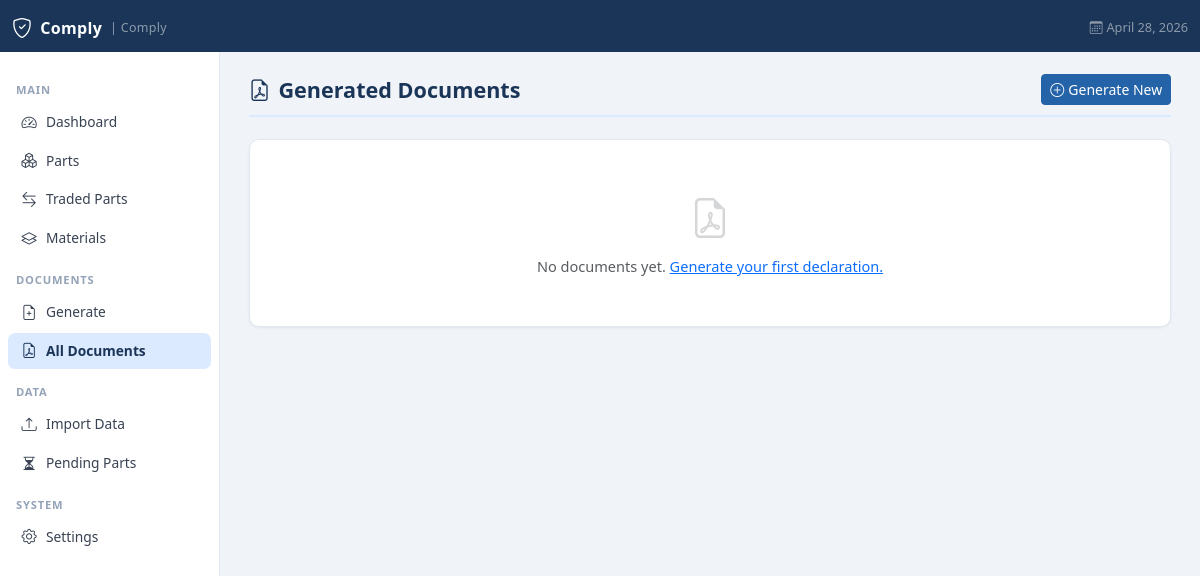
Page /documents on the earlier database version.
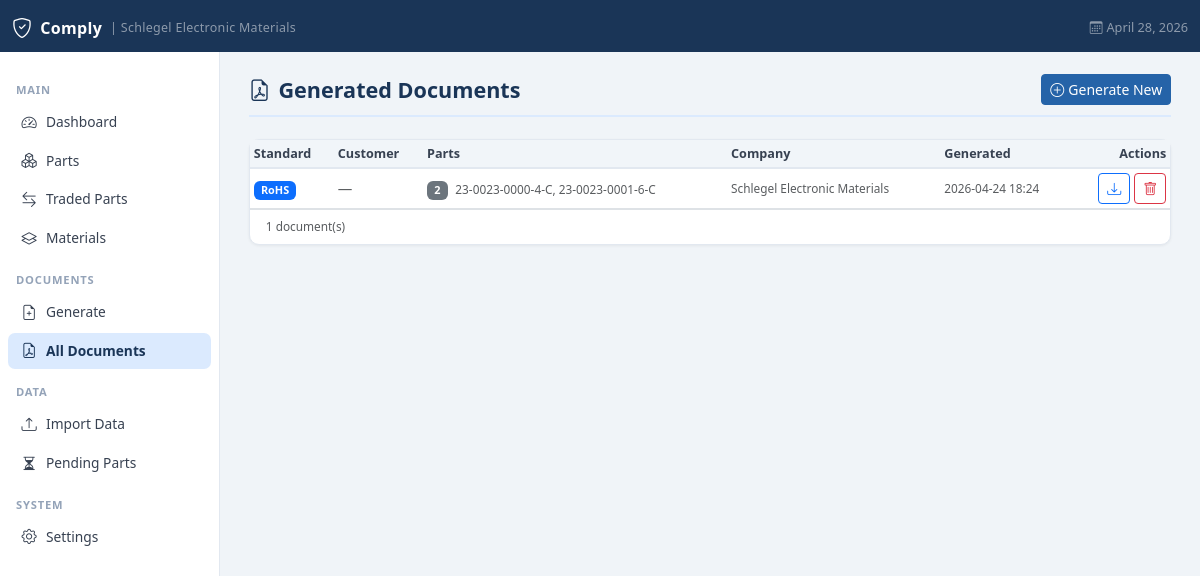
Same page on the later database version.
### tables this page shows
CREATE TABLE settings(
            id          INTEGER PRIMARY KEY AUTOINCREMENT,
            key         TEXT NOT NULL UNIQUE,
            value       TEXT,
            updated_at  TEXT DEFAULT (datetime('now'))
        );

CREATE TABLE documents (
            id              INTEGER PRIMARY KEY AUTOINCREMENT,
            doc_type        TEXT,
            customer        TEXT,
            signatory       TEXT,
            company         TEXT,
            file_path       TEXT,
            generated_at    TEXT DEFAULT (datetime('now'))
        );

### app.py (the view)
@app.route("/documents")
def documents_list():
    conn = get_db()
    docs = conn.execute("""
        SELECT d.*, GROUP_CONCAT(dp.part_number, ', ') as parts_list,
               COUNT(dp.id) as part_count
        FROM documents d
        LEFT JOIN document_parts dp ON dp.document_id=d.id
        GROUP BY d.id ORDER BY d.generated_at DESC
    """).fetchall()
    conn.close()
    return render_template("documents.html", docs=docs)

### app.py (called while the page is built)
def get_db():
    conn = sqlite3.connect(DB_PATH)
    conn.row_factory = sqlite3.Row
    conn.execute("PRAGMA foreign_keys = ON")
    return conn

def get_unacknowledged_versions():
    conn = get_db()
    rows = conn.execute("""
        SELECT rv.standard, rv.version, rv.updated_at, rv.notes
        FROM regulatory_versions rv
        WHERE NOT EXISTS (
            SELECT 1 FROM user_acknowledged_versions uav
            WHERE uav.standard = rv.standard
            AND uav.version = rv.version
        )
        ORDER BY rv.updated_at DESC
    """).fetchall()
    conn.close()
    return [dict(r) for r in rows]

@app.context_processor
def inject_regulatory_notifications():
    try:
        updates = get_unacknowledged_versions()
    except Exception:
        updates = []
    return dict(regulatory_updates=updates)

### templates/documents.html (shortened to what this page needs)
{% extends "base.html" %}
{% block content %}
<div class="page-header">
  <h1><i class="bi bi-file-earmark-pdf me-2"></i>Generated Documents</h1>
  <a href="/documents/generate" class="btn btn-primary btn-sm">
    <i class="bi bi-plus-circle me-1"></i>Generate New
  </a>
</div>
<div class="card">
  <div class="card-body p-0">
    {% if docs %}
    <div class="table-responsive">
      <table class="table table-hover table-sm align-middle mb-0">
        <thead>
          <tr>
            <th>Standard</th>
            <th>Customer</th>
            <th>Parts</th>
            <th>Company</th>
            <th>Generated</th>
            <th class="text-end">Actions</th>
          </tr>
        </thead>
        <tbody>
          {% for d in docs %}
          <tr>
            <td><span class="badge bg-primary">{{ d.doc_type }}</span></td>
            <td class="text-muted">{{ d.customer or '—' }}</td>
            <td>
              <span class="badge bg-secondary me-1">{{ d.part_count }}</span>
              <span class="text-xs text-muted">{{ (d.parts_list or '')[:60] }}{% if d.parts_list and d.parts_list|length > 60 %}…{% endif %}</span>
            </td>
            <td class="text-muted text-xs">{{ d.company or '—' }}</td>
            <td class="text-muted text-xs">{{ d.generated_at[:16].replace('T',' ') }}</td>
            <td class="text-end">
              <div class="d-flex gap-1 justify-content-end">
                <a href="/documents/{{ d.id }}/download"
                   class="btn btn-outline-primary btn-sm" title="Download">
                  <i class="bi bi-download"></i>
                </a>
                <form method="post" action="/documents/{{ d.id }}/delete"
                      onsubmit="return confirm('Delete this document?')">
                  <button type="submit" class="btn btn-outline-danger btn-sm">
                    <i class="bi bi-trash"></i>
                  </button>
                </form>
              </div>
            </td>
          </tr>
          {% endfor %}
        </tbody>
      </table>
    </div>
    <div class="px-3 py-2 border-top text-muted text-xs">{{ docs|length }} document(s)</div>
    {% else %}
    <div class="text-center py-5 text-muted">
      <i class="bi bi-file-earmark-pdf fs-1 d-block mb-2 opacity-25"></i>
      No documents yet. <a href="/documents/generate">Generate your first declaration.</a>
    </div>
    {% endif %}
  </div>
</div>
{% endblock %}

### templates/base.html (shortened to what this page needs)
<!DOCTYPE html>
<html lang="en">
<head>
  <link href="https://cdn.jsdelivr.net/npm/bootstrap@5.3.2/dist/css/bootstrap.min.css" rel="stylesheet"/>
  <link href="https://cdn.jsdelivr.net/npm/bootstrap-icons@1.11.3/font/bootstrap-icons.css" rel="stylesheet"/>
</head>
<body>
<nav class="navbar navbar-dark">
  <div class="container-fluid">
    <a class="navbar-brand d-flex align-items-center gap-2" href="/">
      <i class="bi bi-shield-check fs-5"></i> Comply
      <span class="text-white-50 fw-normal" style="font-size:.78rem;">| {{ settings.get('company_name', 'Comply') }}</span>
    </a>
    <span class="text-white-50 small">
      <i class="bi bi-calendar3 me-1"></i>{{ now.strftime('%B %d, %Y') if now else '' }}
    </span>
  </div>
</nav>
<div class="main-wrap">
  <aside class="sidebar d-none d-md-flex flex-column">
    <div class="sidebar-section">Main</div>
    <ul class="nav flex-column">
      <li><a class="nav-link {% if request.endpoint=='dashboard' %}active{% endif %}" href="/">
        <i class="bi bi-speedometer2"></i> Dashboard
      </a></li>
      <li><a class="nav-link {% if request.endpoint in ['parts_list','part_detail'] %}active{% endif %}" href="/parts">
        <i class="bi bi-boxes"></i> Parts
      </a></li>
      <li><a class="nav-link {% if request.endpoint=='traded_parts' %}active{% endif %}" href="/parts/traded">
        <i class="bi bi-arrow-left-right"></i> Traded Parts
      </a></li>
      <li><a class="nav-link {% if 'material' in (request.endpoint or '') %}active{% endif %}" href="/materials">
        <i class="bi bi-layers"></i> Materials
      </a></li>
    </ul>
    <div class="sidebar-section">Documents</div>
    <ul class="nav flex-column">
      <li><a class="nav-link {% if request.endpoint=='generate_document' %}active{% endif %}" href="/documents/generate">
        <i class="bi bi-file-earmark-plus"></i> Generate
      </a></li>
      <li><a class="nav-link {% if request.endpoint=='documents_list' %}active{% endif %}" href="/documents">
        <i class="bi bi-file-earmark-pdf"></i> All Documents
      </a></li>
    </ul>
    <div class="sidebar-section">Data</div>
    <ul class="nav flex-column">
      <li><a class="nav-link {% if request.endpoint=='import_data' %}active{% endif %}" href="/import">
        <i class="bi bi-upload"></i> Import Data
      </a></li>
      <li><a class="nav-link {% if request.endpoint=='pending_parts' %}active{% endif %}" href="/parts/pending">
        <i class="bi bi-hourglass-split"></i> Pending Parts
      </a></li>
    </ul>
    <div class="sidebar-section">System</div>
    <ul class="nav flex-column">
      <li><a class="nav-link {% if request.endpoint=='settings_page' %}active{% endif %}" href="/settings">
        <i class="bi bi-gear"></i> Settings
      </a></li>
    </ul>
  </aside>
  <main class="main-content">
    {% block content %}{% endblock %}
  </main>
</div>
</body>
</html>

Differences in the rows shown:
added settings: get "Schlegel Electronic Materials"
added documents: doc_type "RoHS", customer "—", part_count "2", parts_list "23-0023-0000-4-C, 23-0023-0001-6-C", company "Schlegel Electronic Materials", generated_at "2026-04-24 18:24"
Other differences:
{{ docs|length }}: (not shown) → "1"
{{ settings.get('company_name', 'Comply') }}: "Comply" → (not shown)
text no longer shown: "No documents yet. Generate your first declaration."
text now shown: "Standard Customer Parts Company Generated Actions document(s)"
